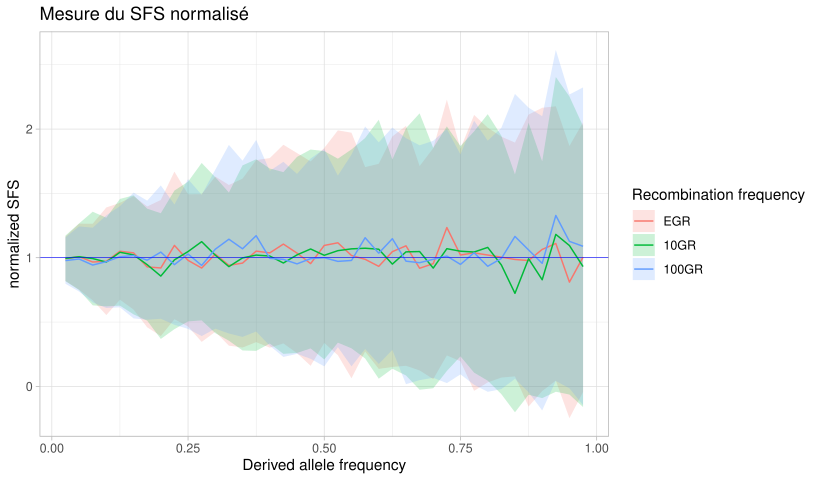

Generate this figure with R:
#!/usr/bin/env Rscript

## Author : Louis OLLIVIER ~ louis.ollivier@etu.univ-rouen.fr 
## Université Paris-Saclay
## Lab : LISN ~ UMR9015 ~ BIOINFO team 

###### Package initialization  ----------------------------------------

if (!require('tidyverse', quietly = T)) install.packages('tidyverse');
library(tidyverse)

###### Data upload and formatting ----------------------------------------

rm(list=ls()) 

freq = c(1/40,2/40,3/40,4/40,5/40,6/40,7/40,8/40,9/40,10/40,11/40,12/40,13/40,14/40,15/40,16/40,17/40,18/40,19/40,20/40,21/40,22/40,23/40,24/40,25/40,26/40,27/40,28/40,29/40,30/40,31/40,32/40,33/40,34/40,35/40,36/40,37/40,38/40,39/40)

data_EGR_neutral = read_csv("normSFS_EGR_neutral.csv",col_names = F)

mean = apply(data_EGR_neutral, 2, mean)
sd = apply(data_EGR_neutral, 2, sd)
ymin = mean-sd
ymax = mean+sd

EGR_neutral = data.frame(freq,mean,ymin,ymax) %>%
  add_column(submodel="EGR", .before=1)
EGR_neutral

rm(data_EGR_neutral)

data_10GR_neutral = read_csv("normSFS_10GR_neutral.csv",col_names = F)

mean = apply(data_10GR_neutral, 2, mean)
sd = apply(data_10GR_neutral, 2, sd)
ymin = mean-sd
ymax = mean+sd

r10GR_neutral = data.frame(freq,mean,ymin,ymax) %>%
  add_column(submodel="10GR", .before=1)
r10GR_neutral

rm(data_10GR_neutral)

data_100GR_neutral = read_csv("normSFS_100GR_neutral.csv",col_names = F)

mean = apply(data_100GR_neutral, 2, mean)
sd = apply(data_100GR_neutral, 2, sd)
ymin = mean-sd
ymax = mean+sd

r100GR_neutral = data.frame(freq,mean,ymin,ymax) %>%
  add_column(submodel="100GR", .before=1)
r100GR_neutral

rm(data_100GR_neutral)
rm(mean,sd,ymin,ymax,freq)

norm_SFS_data = bind_rows(EGR_neutral,r10GR_neutral,r100GR_neutral) %>%
  as_tibble()
norm_SFS_data

rm(EGR_neutral,r10GR_neutral,r100GR_neutral)

norm_SFS_data$submodel <- factor(norm_SFS_data$submodel , levels=c("EGR", "10GR","100GR"))

###### Plot : normalized SFS for each frequency for each submodel ----------------------------------------

SFSnorm = ggplot(norm_SFS_data, aes(x = freq, y = mean, group=submodel, fill=submodel)) +
  geom_ribbon(aes(ymin=ymin, ymax=ymax),alpha=0.2) +
  geom_line(aes(color = factor(submodel))) +
  geom_hline(yintercept=1, color="blue",size=0.2) +
  labs(title="Mesure du SFS normalisé",
       x = "Derived allele frequency",
       y = "normalized SFS",
       color="Recombination frequency",
       fill="Recombination frequency",
       linetype="Recombination frequency") + 
  theme_light() 
ggsave("SFSnorm.pdf") 
SFSnorm

rm(list=ls())
